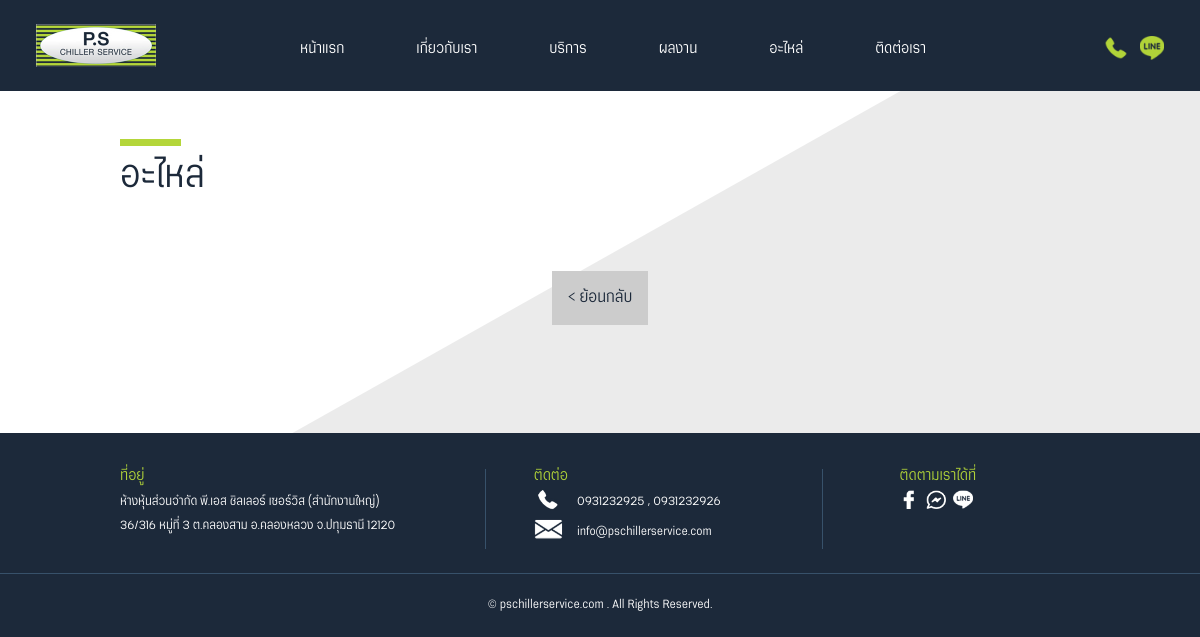
The page /part-brand.php on the database its author committed.
### tables this page shows
CREATE TABLE `contact_address` (
  `id` int(11) NOT NULL,
  `address` text NOT NULL
);

CREATE TABLE `contact_phone` (
  `id` int(11) NOT NULL,
  `phone_1` varchar(20) NOT NULL,
  `phone_2` varchar(20) NOT NULL
);

CREATE TABLE `contact_email` (
  `id` int(11) NOT NULL,
  `email` varchar(255) NOT NULL
);

### back-office/database/connect.php (called while the page is built, shortened)
<?php
class connect
{
    private $servername = "localhost";
    private $username = "root";
    private $password = "";
    private $db_name = "pachillerservice";
    public function __construct()
    {
        try {
            $conn = new PDO("mysql:host=$this->servername;dbname=$this->db_name;charset=utf8", $this->username, $this->password);
            $conn->setAttribute(PDO::ATTR_ERRMODE, PDO::ERRMODE_EXCEPTION);
            $this->conn = $conn;
        } catch (PDOException $e) {
            echo "Connection failed: " . $e->getMessage();
        }
    }
}

### inc/contact-top.php (the view)
<?php
require_once("back-office/database/connect.php");
$db = new connect();
?>
<?php
$phone = "";
$line = "";
try {
    $stmt = $db->conn->prepare("SELECT * FROM `contact_phone`");
    $stmt->execute();
    foreach ($stmt->fetchAll() as $row) {
        $phone = $row["phone_1"];
    }
} catch (Exception $e) {
    echo $e->getMessage();
}
try {
    $stmt = $db->conn->prepare("SELECT * FROM `contact_line`");
    $stmt->execute();
    foreach ($stmt->fetchAll() as $row) {
        $line = $row["line_link"];
    }
} catch (Exception $e) {
    echo $e->getMessage();
}
?>
<div class="contact-top"><a href="tel:<?=$phone?>" target="_blank"><img src="images/icon-top-call.jpg" width="30" height="30" /></a><a href="<?=$line?>" target="_blank"><img src="images/icon-top-line.jpg" width="30" height="30" /></a></div>

### inc/footer.php
<?php
require_once("back-office/database/connect.php");
$db = new connect();
?>
<?php
$phone1 = "";
$phone2 = "";
$line_Link = "";
$facebook_link = "";
$messenger_link = "";
$email = "";
$address = "";
try {
    $stmt = $db->conn->prepare("SELECT * FROM `contact_phone`");
    $stmt->execute();
    foreach ($stmt->fetchAll() as $row) {
        $phone1 = $row["phone_1"];
        $phone2 = $row["phone_2"];
    }
} catch (Exception $e) {
    echo $e->getMessage();
}
try {
    $stmt = $db->conn->prepare("SELECT * FROM `contact_line`");
    $stmt->execute();
    foreach ($stmt->fetchAll() as $row) {
        $line_Link = $row["line_link"];
    }
} catch (Exception $e) {
    echo $e->getMessage();
}
try {
    $stmt = $db->conn->prepare("SELECT * FROM `contact_facebook`");
    $stmt->execute();
    foreach ($stmt->fetchAll() as $row) {
        $facebook_link = $row["facebook_link"];
    }
} catch (Exception $e) {
    echo $e->getMessage();
}
try {
    $stmt = $db->conn->prepare("SELECT * FROM `contact_messenger`");
    $stmt->execute();
    foreach ($stmt->fetchAll() as $row) {
        $messenger_link = $row["messenger_link"];
    }
} catch (Exception $e) {
    echo $e->getMessage();
}
try {
    $stmt = $db->conn->prepare("SELECT * FROM `contact_email`");
    $stmt->execute();
    foreach ($stmt->fetchAll() as $row) {
        $email = $row["email"];
    }
} catch (Exception $e) {
    echo $e->getMessage();
}
try {
    $stmt = $db->conn->prepare("SELECT * FROM `contact_address`");
    $stmt->execute();
    foreach ($stmt->fetchAll() as $row) {
        $address = $row["address"];
    }
} catch (Exception $e) {
    echo $e->getMessage();
}
?>
<div class="footer">
    <div class="box-main">
        <div class="box-footer-left">
            <div class="title-footer">ที่อยู่</div>
            <div class="text-footer-left"><?= $address ?></div>
        </div>
        <div class="box-footer-center">
            <div class="title-footer">ติดต่อ</div>
            <div class="box-footer-center-list">
                <div class="icon-footer-center"><img src="images/icon-footer-01.jpg" width="48" height="37" /></div>
                <div class="text-footer-center"><a href="tel:<?= $phone1 ?>" target="_blank"><?= $phone1 ?></a> , <a href="tel:<?= $phone2 ?>" target="_blank"><?= $phone2 ?></a></div>
            </div>
            <div class="box-footer-center-list">
                <div class="icon-footer-center"><img src="images/icon-footer-02.jpg" width="48" height="37" /></div>
                <div class="text-footer-center"><?= $email ?></div>
            </div>
        </div>
        <div class="box-footer-right">
            <div class="title-footer">ติดตามเราได้ที่</div>
            <div class="icon-footer-right"><a href="<?= $facebook_link ?>" target="_blank"><img src="images/icon-footer-03.jpg" width="32" height="32" /></a><a href="<?= $messenger_link ?>" target="_blank"><img src="images/icon-footer-04.jpg" width="32" height="32" /></a>
                <a href="<?= $line_Link ?>" target="_blank"><img src="images/icon-footer-05.jpg" width="32" height="32" /></a>
            </div>
        </div>
    </div>
    <div class="copy">© pschillerservice.com . All Rights Reserved.</div>
</div>

### css/header.css (style rules this page uses)
@media screen and (min-width: 1041px) and (max-width: 3000px) { .contact-top { text-align: right; float: right; width: 10%; height: auto; margin-top: 3%; margin-right: 3%; } }
@media screen and (min-width: 1041px) and (max-width: 3000px) { .contact-top img { height: auto; width: 20%; margin-left: 10%; } }

### css/footer.css (style rules this page uses)
@media screen and (min-width: 1041px) and (max-width: 3000px) { .footer { float: left; height: auto; width: 100%; padding-top: 3%; padding-bottom: 2%; } }
@media screen and (min-width: 1041px) and (max-width: 3000px) { .box-footer-left { float: left; height: auto; width: 30%; } }
@media screen and (min-width: 1041px) and (max-width: 3000px) { .box-footer-center { float: left; height: auto; width: 30%; margin-right: 8%; margin-left: 8%; border-right-width: 1px; border-right-style: solid; border-right-color: #37516A; border-left-width: 1px; border-left-style: solid; border-left-color: #37516A; padding-left: 5%; } }
@media screen and (min-width: 1041px) and (max-width: 3000px) { .box-footer-right { float: left; height: auto; width: 10%; } }
@media screen and (min-width: 1041px) and (max-width: 3000px) { .title-footer { font-family: serithairegular; font-size: 1.2vw; color: #B0D239; margin-bottom: 2%; } }
@media screen and (min-width: 1041px) and (max-width: 3000px) { .text-footer-left { font-family: serithairegular; font-size: 1vw; color: #FFF; line-height: 2vw; } }
@media screen and (min-width: 1041px) and (max-width: 3000px) { .box-footer-center-list { float: left; height: auto; width: 100%; margin-bottom: 2%; } }
@media screen and (min-width: 1041px) and (max-width: 3000px) { .icon-footer-center { float: left; height: auto; width: 10%; } }
@media screen and (min-width: 1041px) and (max-width: 3000px) { .icon-footer-center img { height: auto; width: 100%; } }
@media screen and (min-width: 1041px) and (max-width: 3000px) { .text-footer-center { font-family: serithairegular; font-size: 1vw; color: #FFF; float: left; height: auto; width: 70%; margin-left: 5%; line-height: 2vw; } }
@media screen and (min-width: 1041px) and (max-width: 3000px) { .text-footer-center a { color: #FFF; text-decoration: none; } }
@media screen and (min-width: 1041px) and (max-width: 3000px) { .icon-footer-right { float: left; height: auto; width: 100%; margin-top: 5%; } }
@media screen and (min-width: 1041px) and (max-width: 3000px) { .icon-footer-right img { float: left; height: auto; width: 20%; margin-right: 8%; } }
@media screen and (min-width: 1041px) and (max-width: 3000px) { .copy { font-family: serithairegular; font-size: 1vw; color: #FFF; text-align: center; height: auto; width: 100%; float: left; margin-top: 2%; border-top-width: 1px; border-top-style: solid; border-top-color: #37516A; padding-top: 2%; } }

### rows shown on the page
contact_address: address "ห้างหุ้นส่วนจำกัด พี.เอส ชิลเลอร์ เซอร์วิส (สำนักงานใหญ่) 36/316 หมู่ที่ 3 ต.คลองสาม อ.คลองหลวง จ.ปทุมธานี 12120"
contact_phone: phone_1 "0931232925", phone_2 "0931232926"
contact_email: email "info@pschillerservice.com"
